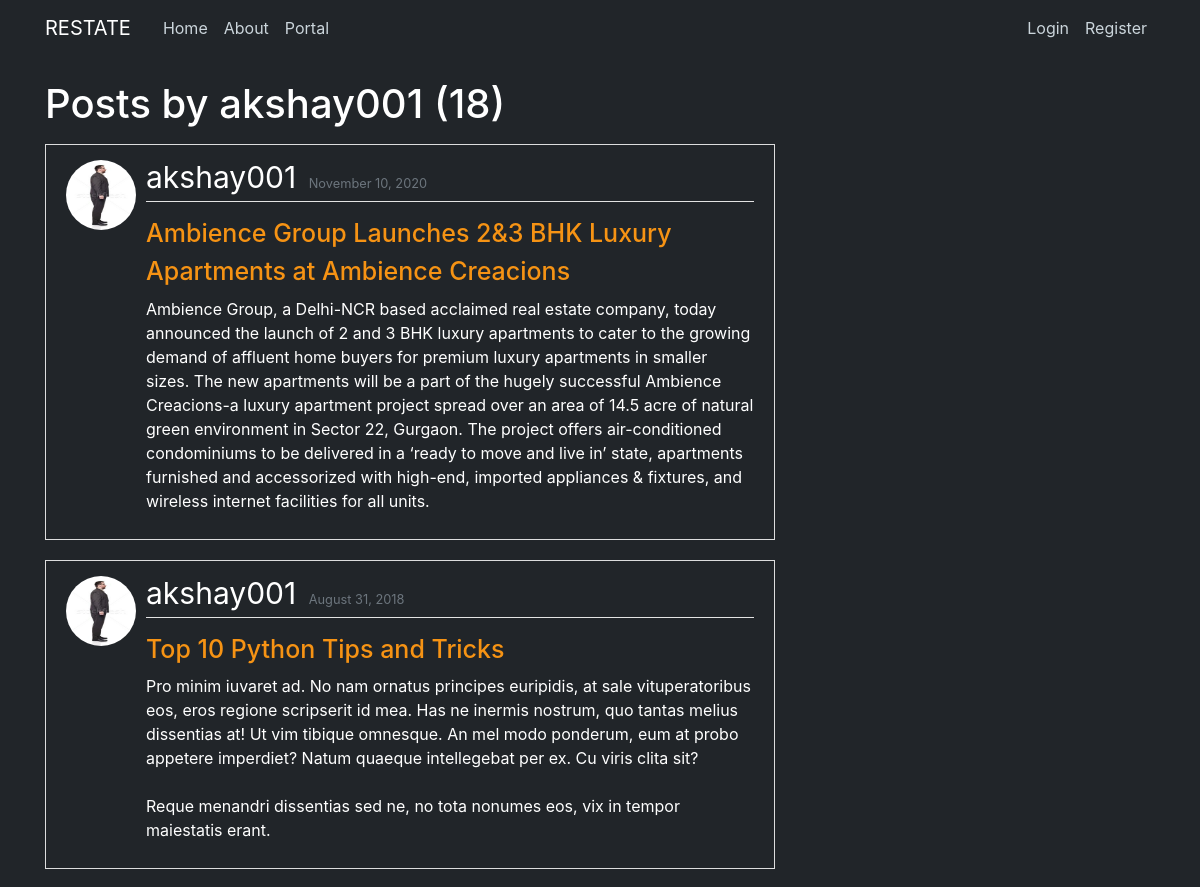
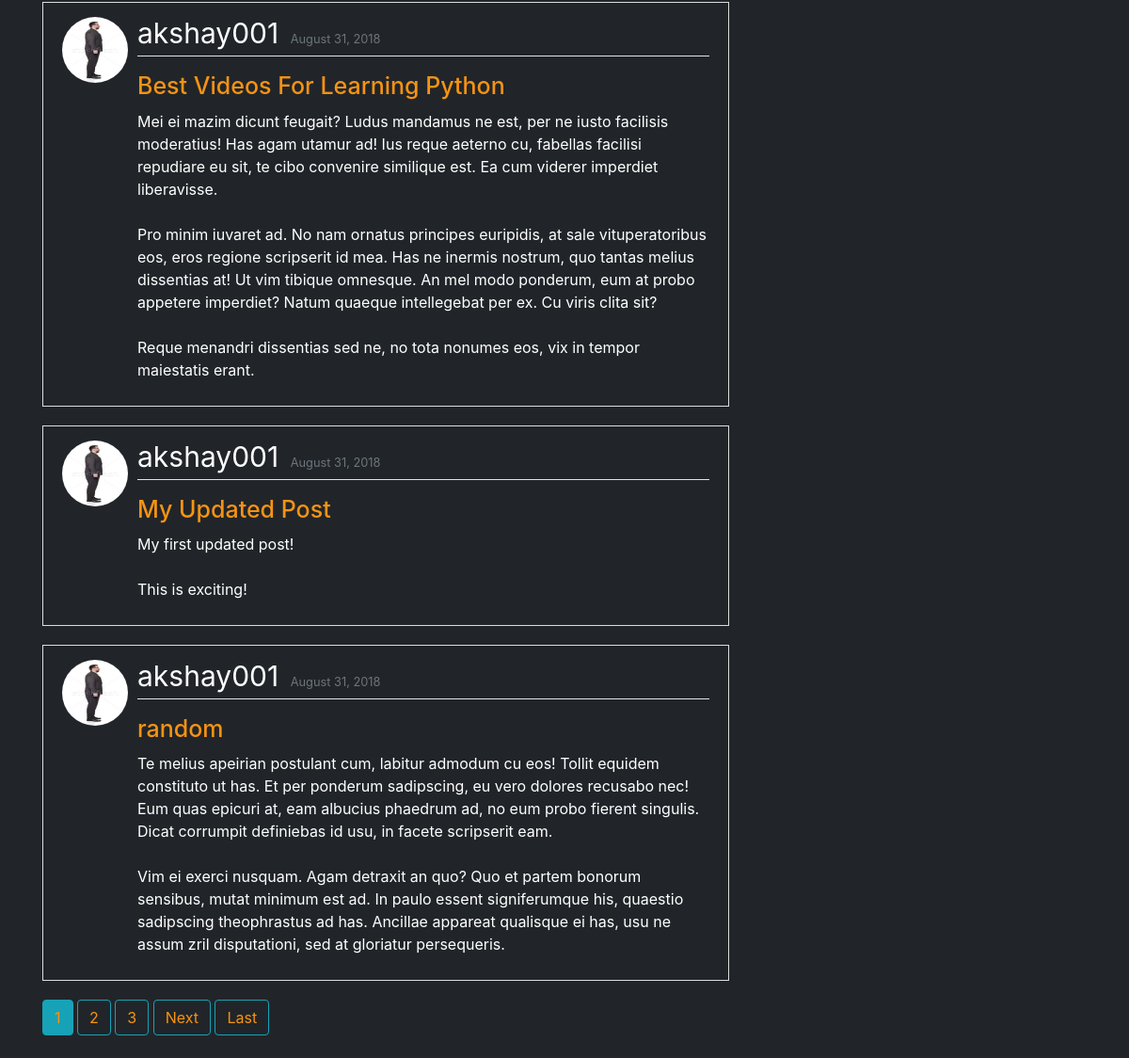
The page /user/akshay001 on the database its author committed (2 pictures, top to bottom).
### blog/models.py (models this page shows, shortened)
class Post(models.Model):
    title = models.CharField(max_length=100)
    content = models.TextField()
    date_posted = models.DateTimeField(default=timezone.now)
    author = models.ForeignKey(User, on_delete=models.CASCADE)

### users/models.py (models this page shows, shortened)
class Profile(models.Model):
    user = models.OneToOneField(User, on_delete=models.CASCADE)
    image = models.ImageField(default='default.jpg', upload_to='profile_pics')

### blog/views.py (the view)
# urls.py: path('user/<str:username>', UserPostListView.as_view(), name='user-posts'),
class UserPostListView(ListView):
    model = Post
    template_name = 'blog/user_posts.html'  # <app>/<model>_<viewtype>.html
    context_object_name = 'posts'
    paginate_by = 5
    def get_queryset(self):
        user = get_object_or_404(User, username=self.kwargs.get('username'))
        return Post.objects.filter(author=user).order_by('-date_posted')

### blog/templates/blog/user_posts.html (shortened to what this page needs)
{% extends "blog/base.html" %}
{% block content %}
    <h1 style="color:white;" class="mb-3">Posts by {{ view.kwargs.username }} ({{ page_obj.paginator.count }})</h1>
    {% for post in posts %}
        <article class="media content-section">
          <img class="rounded-circle article-img" src="{{ post.author.profile.image.url }}">
          <div class="media-body">
            <div class="article-metadata">
              <a class="mr-2" href="{% url 'user-posts' post.author.username %}">{{ post.author }}</a>
              <small class="text-muted">{{ post.date_posted|date:"F d, Y" }}</small>
            </div>
            <h2><a class="article-title" href="{% url 'post-detail' post.id %}">{{ post.title }}</a></h2>
            <p class="article-content">{{ post.content }}</p>
          </div>
        </article>
    {% endfor %}
    {% if is_paginated %}
      {% for num in page_obj.paginator.page_range %}
        {% if page_obj.number == num %}
          <a class="btn btn-info mb-4" href="?page={{ num }}">{{ num }}</a>
        {% elif num > page_obj.number|add:'-3' and num < page_obj.number|add:'3' %}
          <a class="btn btn-outline-info mb-4" href="?page={{ num }}">{{ num }}</a>
        {% endif %}
      {% endfor %}
      {% if page_obj.has_next %}
        <a class="btn btn-outline-info mb-4" href="?page={{ page_obj.next_page_number }}">Next</a>
        <a class="btn btn-outline-info mb-4" href="?page={{ page_obj.paginator.num_pages }}">Last</a>
      {% endif %}
    {% endif %}
{% endblock content %}

### blog/static/blog/main.css (style rules this page uses)
body { background: #212529; color: white; margin-top: 5rem; }
h1, h2, h3, h4, h5, h6 { color: #444444; }
.mr-2 { color: white; font-size: 30px; }
.mb-4 { color: #f69314; }
.btn-outline-info { color: whitesmoke; }
.btn { color: #f69314; }
.content-section { background: #212529; padding: 10px 20px; border: 1px solid #dddddd; border-radius: 3 px; margin-bottom: 20px; }
.article-title { color: #f69314; font-size: 25px; }
.article-content { white-space: pre-line; }
.article-img { height: 70px; width: 70px; margin-right: 10px; margin-top: 5px; }
.article-metadata { padding-bottom: 1px; margin-bottom: 10px; border-bottom: 1px solid #e3e3e3 }

### rows shown on the page
Post: author.profile.image (picture), author "akshay001", date_posted "November 10, 2020", title "Ambience Group Launches 2&3 BHK Luxury Apartments at Ambience Creacions", content "Ambience Group, a Delhi-NCR based acclaimed real estate company, today announced the launch of 2 and 3 BHK luxury apartments to cater to the growing demand of affluent home buyers for premium luxury apartments in smaller sizes. The new apartments will be a part of the hugely successful Ambience Creacions-a luxury apartment project spread over an area of 14.5 acre of natural green environment in Sector 22, Gurgaon. The project offers air-conditioned condominiums to be delivered in a ‘ready to move and live in’ state, apartments furnished and accessorized with high-end, imported appliances & fixtures, and wireless internet facilities for all units."
Post: author.profile.image (picture), author "akshay001", date_posted "August 31, 2018", title "Top 10 Python Tips and Tricks", content "Pro minim iuvaret ad. No nam ornatus principes euripidis, at sale vituperatoribus eos, eros regione scripserit id mea. Has ne inermis nostrum, quo tantas melius dissentias at! Ut vim tibique omnesque. An mel modo ponderum, eum at probo appetere imperdiet? Natum quaeque intellegebat per ex. Cu viris clita sit? Reque menandri dissentias sed ne, no tota nonumes eos, vix in tempor maiestatis erant."
Post: author.profile.image (picture), author "akshay001", date_posted "August 31, 2018", title "Best Videos For Learning Python", content "Mei ei mazim dicunt feugait? Ludus mandamus ne est, per ne iusto facilisis moderatius! Has agam utamur ad! Ius reque aeterno cu, fabellas facilisi repudiare eu sit, te cibo convenire similique est. Ea cum viderer imperdiet liberavisse. Pro minim iuvaret ad. No nam ornatus principes euripidis, at sale vituperatoribus eos, eros regione scripserit id mea. Has ne inermis nostrum, quo tantas melius dissentias at! Ut vim tibique omnesque. An mel modo ponderum, eum at probo appetere imperdiet? Natum quaeque intellegebat per ex. Cu viris clita sit? Reque menandri dissentias sed ne, no tota nonumes eos, vix in tempor maiestatis erant."
Post: author.profile.image (picture), author "akshay001", date_posted "August 31, 2018", title "My Updated Post", content "My first updated post! This is exciting!"
Post: author.profile.image (picture), author "akshay001", date_posted "August 31, 2018", title "random", content "Te melius apeirian postulant cum, labitur admodum cu eos! Tollit equidem constituto ut has. Et per ponderum sadipscing, eu vero dolores recusabo nec! Eum quas epicuri at, eam albucius phaedrum ad, no eum probo fierent singulis. Dicat corrumpit definiebas id usu, in facete scripserit eam. Vim ei exerci nusquam. Agam detraxit an quo? Quo et partem bonorum sensibus, mutat minimum est ad. In paulo essent signiferumque his, quaestio sadipscing theophrastus ad has. Ancillae appareat qualisque ei has, usu ne assum zril disputationi, sed at gloriatur persequeris."

### other values the page prints
{{ view.kwargs.username }} "akshay001"
{{ page_obj.paginator.count }} "18"
{{ num }} "1"
{{ num }} "2" "3"
